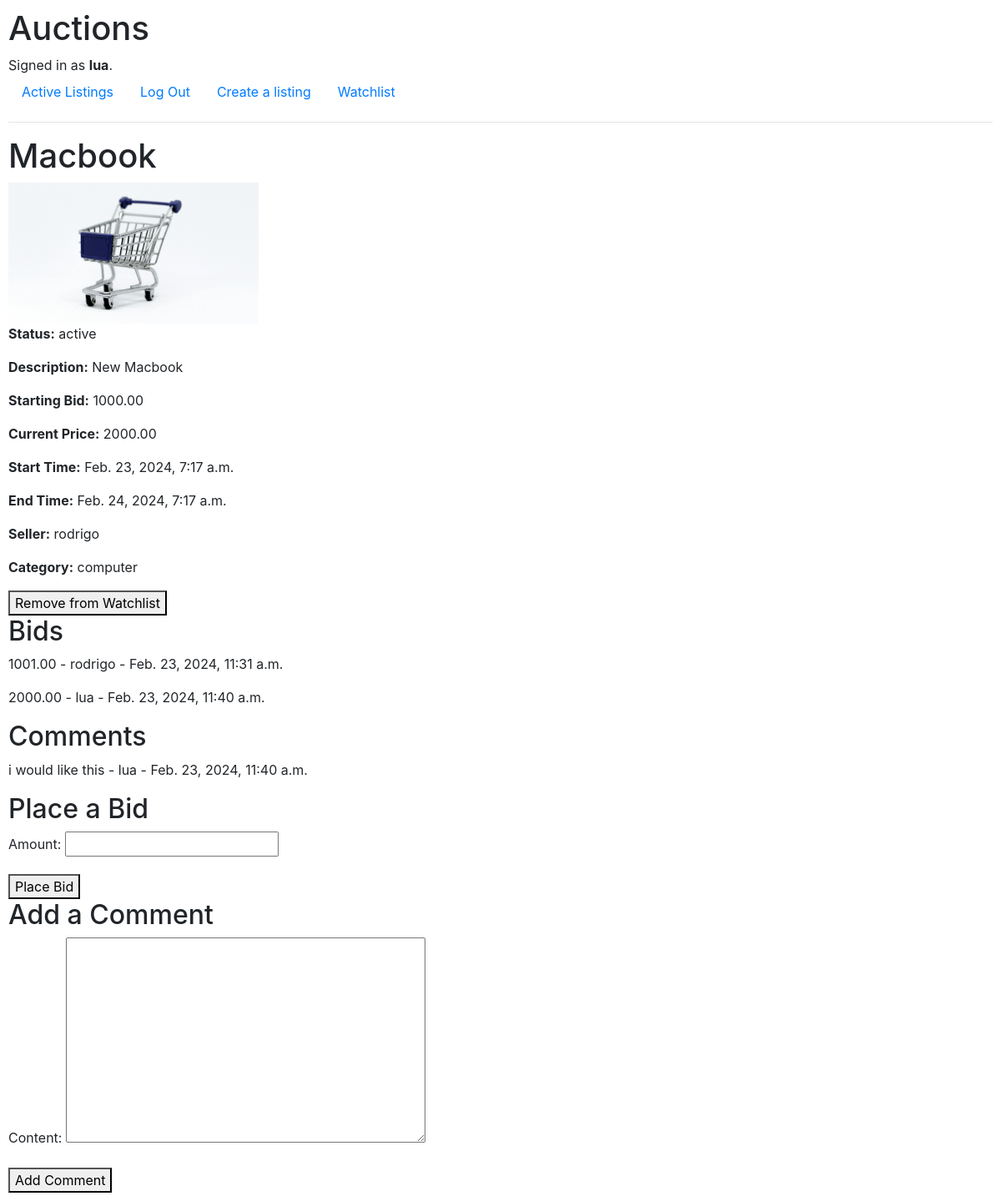
The page /listing/3/ (signed in) on the database its author committed.
### auctions/models.py (models this page shows, shortened)
class User(AbstractUser):
    watchlist = models.ManyToManyField('AuctionListing', related_name='watched_by', blank=True)

class AuctionListing(models.Model):
    STATUS_CHOICES = (
        ('active', 'Active'),
        ('closed', 'Closed'),
        ('expired', 'Expired'),
    )
    title = models.CharField(max_length=100)
    description = models.TextField()
    start_time = models.DateTimeField(default=timezone.now)
    end_time = models.DateTimeField()
    starting_bid = models.DecimalField(max_digits=10, decimal_places=2)
    current_price = models.DecimalField(max_digits=10, decimal_places=2, default=0)  # Add current_price field
    category = models.CharField(max_length=50, blank=True)
    status = models.CharField(max_length=10, choices=STATUS_CHOICES, default='active')
    seller = models.ForeignKey(settings.AUTH_USER_MODEL, on_delete=models.CASCADE, related_name='listings')
    image = models.ImageField(upload_to='listing_images/', blank=True, null=True)

class Bid(models.Model):
    amount = models.DecimalField(max_digits=10, decimal_places=2)
    timestamp = models.DateTimeField(default=timezone.now)
    bidder = models.ForeignKey(settings.AUTH_USER_MODEL, on_delete=models.CASCADE, related_name='bids')
    auction_listing = models.ForeignKey(AuctionListing, on_delete=models.CASCADE, related_name='bids')

class Comment(models.Model):
    content = models.TextField()
    timestamp = models.DateTimeField(default=timezone.now)
    commenter = models.ForeignKey(settings.AUTH_USER_MODEL, on_delete=models.CASCADE, related_name='comments')
    auction_listing = models.ForeignKey(AuctionListing, on_delete=models.CASCADE, related_name='comments')

### auctions/views.py (the view)
# urls.py: path("listing/<int:listing_id>/", views.listing_detail, name="listing_detail"),
def listing_detail(request, listing_id):
    listing = get_object_or_404(AuctionListing, pk=listing_id)
    bidform = BidForm()
    commentform = CommentForm()
    return render(request, 'auctions/listing_detail.html', {'listing': listing, "bidform":bidform, "commentform":commentform})

### auctions/forms.py
class BidForm(forms.ModelForm):
    class Meta:
        model = Bid
        fields = ['amount']

class CommentForm(forms.ModelForm):
    class Meta:
        model = Comment
        fields = ['content']

### auctions/templates/auctions/listing_detail.html (shortened to what this page needs)
{% extends "auctions/layout.html" %}
{% load static %}
{% block body %}
    <h1>{{ listing.title }}</h1>
    {% if listing.image %}
        <img src="{{ listing.image.url }}" alt="{{ listing.title }}" style="max-width: 300px; max-height: 300px;">
    {% else %}
        <img src="{% static 'auctions/placeholder.jpg' %}" alt="Placeholder" style="max-width: 300px; max-height: 300px;">
    {% endif %}
    <p><strong>Status:</strong> {{ listing.status }}</p>
    <p><strong>Description:</strong> {{ listing.description }}</p>
    <p><strong>Starting Bid:</strong> {{ listing.starting_bid }}</p>
    <p><strong>Current Price:</strong> {{ listing.current_price }}</p>
    <p><strong>Start Time:</strong> {{ listing.start_time }}</p>
    <p><strong>End Time:</strong> {{ listing.end_time }}</p>
    <p><strong>Seller:</strong> {{ listing.seller.username }}</p>
    <p><strong>Category:</strong> {{ listing.category }}</p>
    {% if user.is_authenticated %}
        {% if listing in user.watchlist.all %}
            <form action="{% url 'remove_from_watchlist' listing.id %}" method="post">
                <button type="submit">Remove from Watchlist</button>
            </form>
        {% else %}
            <form action="{% url 'add_to_watchlist' listing.id %}" method="post">
                {% csrf_token %}
                <button type="submit">Add to Watchlist</button>
            </form>
        {% endif %}
    {% endif %}
    <h2>Bids</h2>
    {% for bid in listing.bids.all %}
        <p>{{ bid.amount }} - {{ bid.bidder }} - {{ bid.timestamp }}</p>
    {% empty %}
        <p>No bids yet.</p>
    {% endfor %}
    <h2>Comments</h2>
    {% for comment in listing.comments.all %}
        <p>{{ comment.content }} - {{ comment.commenter }} - {{ comment.timestamp }}</p>
    {% empty %}
        <p>No comments yet.</p>
    {% endfor %}
    {% if user.is_authenticated and user != listing.seller %}
        <h2>Place a Bid</h2>
        <form method="post" action="{% url 'add_bid' listing.id %}">
            {{ bidform.as_p }}
            <button type="submit">Place Bid</button>
        </form>
    {% endif %}
    {% if user.is_authenticated %}
        <h2>Add a Comment</h2>
        <form method="post" action="{% url 'add_comment' listing.id %}">
            {{ commentform.as_p }}
            <button type="submit">Add Comment</button>
        </form>
    {% endif %}
{% endblock %}

### auctions/templates/auctions/layout.html (shortened to what this page needs)
{% load static %}
<!DOCTYPE html>
<html lang="en">
    <head>
        <link rel="stylesheet" href="https://stackpath.bootstrapcdn.com/bootstrap/4.4.1/css/bootstrap.min.css">
        <link href="{% static 'auctions/styles.css' %}" rel="stylesheet">
    </head>
    <body>
        <h1>Auctions</h1>
        <div>
            {% if user.is_authenticated %}
                Signed in as <strong>{{ user.username }}</strong>.
            {% else %}
                Not signed in.
            {% endif %}
        </div>
        <ul class="nav">
            <li class="nav-item">
                <a class="nav-link" href="{% url 'index' %}">Active Listings</a>
            </li>
            {% if user.is_authenticated %}
                <li class="nav-item">
                    <a class="nav-link" href="{% url 'logout' %}">Log Out</a>
                </li>
                <li class="nav-item">
                    <a class="nav-link" href="{% url 'create_listing' %}">Create a listing</a>
                </li>
                <li class="nav-item">
                    <a class="nav-link" href="{% url 'watchlist' %}">Watchlist</a>
                </li>
            {% endif %}
        </ul>
        <hr>
        {% block body %}
        {% endblock %}
    </body>
</html>

### auctions/static/auctions/styles.css (style rules this page uses)
body { padding: 10px; }

### rows shown on the page
User: username "lua"
AuctionListing: title "Macbook", status "active", description "New Macbook", starting_bid "1000.00", current_price "2000.00", start_time "Feb. 23, 2024, 7:17 a.m.", end_time "Feb. 24, 2024, 7:17 a.m.", seller.username "rodrigo", category "computer"
Bid: amount "1001.00", bidder "rodrigo", timestamp "Feb. 23, 2024, 11:31 a.m."
Bid: amount "2000.00", bidder "lua", timestamp "Feb. 23, 2024, 11:40 a.m."
Comment: content "i would like this", commenter "lua", timestamp "Feb. 23, 2024, 11:40 a.m."
